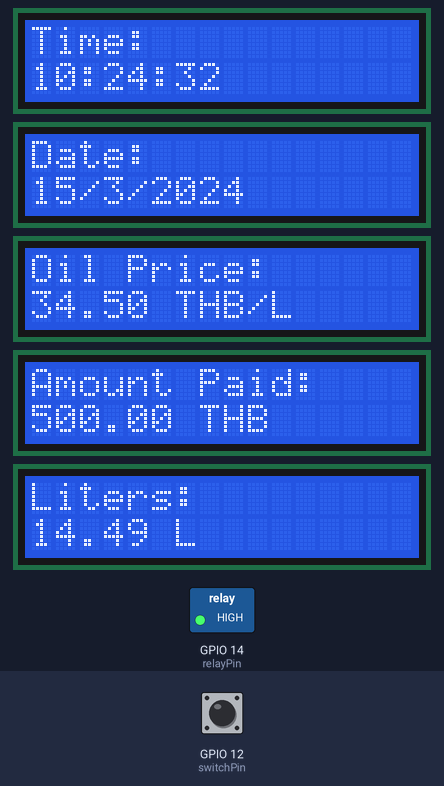
This sketch was run on a simulated ESP32. Parts: 5 × 16×2 character LCD, switched loads named in the sketch (green lamp = pin HIGH). The test bench sets the inputs (shaded band); at power-on: GPIO 12 (switchPin) HIGH. WiFi joins after 1.5 s; servers stay silent unless stated; network time is answered at once with the bench clock; the local clock reads 2024-03-15 10:24:30 at power-on unless the sketch sets it; what the sketch prints to the serial monitor is not drawn.

Above: at 3.5 s.
3.6 s: GPIO 12 (switchPin) pulled LOW for 1.35 s
At 3.6 s:
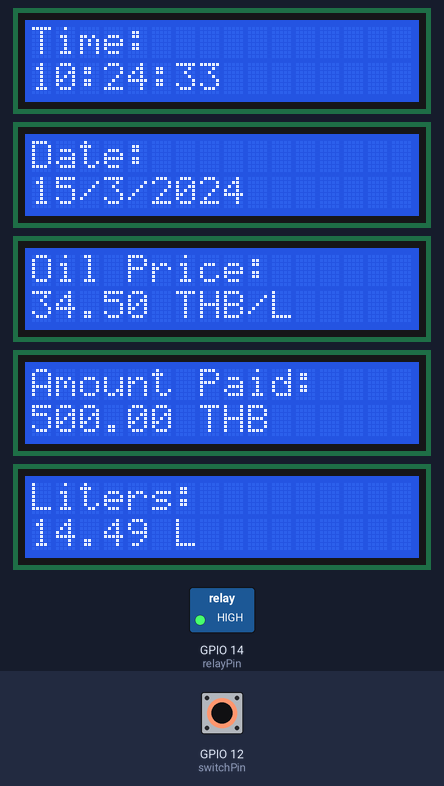
At 5.4 s:
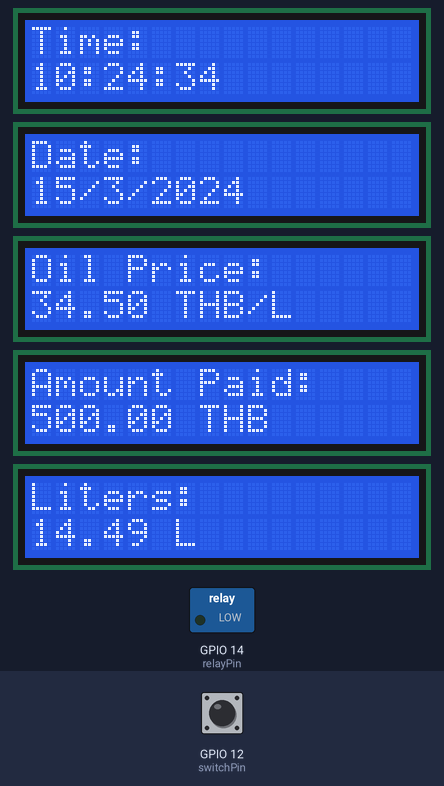
Timing chart, 0 to 7.2 s (numbered marks = the images above; inputs shaded):
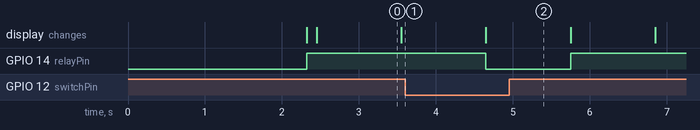

The sketch:

oiltesting.ino
```cpp
#include <Wire.h>
#include <LiquidCrystal_I2C.h>
#include <WiFi.h>
#include <NTPClient.h>
#include <WiFiUdp.h>

// ข้อมูล WiFi ของคุณ
const char* ssid = "Your_SSID";
const char* password = "Your_PASSWORD";

// ตั้งค่า LCD I2C (แต่ละจอต้องใช้ Address ที่แตกต่างกัน)
LiquidCrystal_I2C lcd1(0x27, 16, 2); // หน้าจอ 1 แสดงเวลา
LiquidCrystal_I2C lcd2(0x26, 16, 2); // หน้าจอ 2 แสดงวันที่
LiquidCrystal_I2C lcd3(0x25, 16, 2); // หน้าจอ 3 แสดงราคาน้ำมัน
LiquidCrystal_I2C lcd4(0x24, 16, 2); // หน้าจอ 4 แสดงจำนวนเงินที่จ่าย
LiquidCrystal_I2C lcd5(0x23, 16, 2); // หน้าจอ 5 แสดงจำนวนลิตรที่ได้

// NTP Client ตั้งค่าโซนเวลา (Bangkok)
WiFiUDP ntpUDP;
NTPClient timeClient(ntpUDP, "pool.ntp.org", 7 * 3600);  // Bangkok time (UTC +7)

// ข้อมูลราคาน้ำมัน, จำนวนเงิน, จำนวนลิตร
float oilPrice = 34.50;  // ราคาน้ำมัน (ตัวอย่าง)
float totalAmount = 500.00;  // จำนวนเงินที่จ่าย (ตัวอย่าง)
float totalLiters = totalAmount / oilPrice;  // จำนวนลิตร

// กำหนดพินสำหรับ relay และ switch
const int relayPin = 14; // ใช้ GPIO14 (D5) ควบคุม relay
const int switchPin = 12; // ใช้ GPIO12 (D6) เป็น input จาก switch

void setup() {
  // เริ่มต้น Serial Monitor
  Serial.begin(115200);

  // เชื่อมต่อ WiFi
  WiFi.begin(ssid, password);
  while (WiFi.status() != WL_CONNECTED) {
    delay(1000);
    Serial.println("Connecting to WiFi...");
  }
  Serial.println("Connected to WiFi");

  // เริ่มต้น NTP Client
  timeClient.begin();

  // เริ่มต้นจอ LCD แต่ละจอ
  lcd1.init();
  lcd1.backlight();
  lcd2.init();
  lcd2.backlight();
  lcd3.init();
  lcd3.backlight();
  lcd4.init();
  lcd4.backlight();
  lcd5.init();
  lcd5.backlight();

  // ตั้งค่าพิน relay ให้เป็น OUTPUT และ switch เป็น INPUT
  pinMode(relayPin, OUTPUT);
  pinMode(switchPin, INPUT_PULLUP); // ใช้ PULLUP เพื่อตรวจจับสัญญาณ switch

  // ปิด relay ก่อนเริ่มต้น
  digitalWrite(relayPin, HIGH); // relay ใช้ logic low ในการเปิด
}

void loop() {
  // อัปเดตเวลา NTP
  timeClient.update();

  // ดึงข้อมูลเวลาและวันที่
  String formattedTime = timeClient.getFormattedTime();
  unsigned long epochTime = timeClient.getEpochTime();
  struct tm *ptm = gmtime((time_t *)&epochTime);
  int day = ptm->tm_mday;
  int month = ptm->tm_mon + 1;
  int year = ptm->tm_year + 1900;

  // หน้าจอที่ 1: แสดงเวลา
  lcd1.clear();
  lcd1.setCursor(0, 0);
  lcd1.print("Time:");
  lcd1.setCursor(0, 1);
  lcd1.print(formattedTime);

  // หน้าจอที่ 2: แสดงวันที่
  lcd2.clear();
  lcd2.setCursor(0, 0);
  lcd2.print("Date:");
  lcd2.setCursor(0, 1);
  lcd2.print(day);
  lcd2.print("/");
  lcd2.print(month);
  lcd2.print("/");
  lcd2.print(year);

  // หน้าจอที่ 3: แสดงราคาน้ำมัน
  lcd3.clear();
  lcd3.setCursor(0, 0);
  lcd3.print("Oil Price:");
  lcd3.setCursor(0, 1);
  lcd3.print(oilPrice);
  lcd3.print(" THB/L");

  // หน้าจอที่ 4: แสดงจำนวนเงินที่จ่าย
  lcd4.clear();
  lcd4.setCursor(0, 0);
  lcd4.print("Amount Paid:");
  lcd4.setCursor(0, 1);
  lcd4.print(totalAmount);
  lcd4.print(" THB");

  // หน้าจอที่ 5: แสดงจำนวนลิตรที่ได้
  lcd5.clear();
  lcd5.setCursor(0, 0);
  lcd5.print("Liters:");
  lcd5.setCursor(0, 1);
  lcd5.print(totalLiters);
  lcd5.print(" L");

  // อ่านค่าจาก switch
  int switchState = digitalRead(switchPin);

  // ตรวจสอบการสั่งงานจาก switch
  if (switchState == LOW) { // เมื่อ switch กด (LOW) จะเปิด relay
    Serial.println("Switch pressed - Pump ON");
    digitalWrite(relayPin, LOW); // เปิด relay (จ่ายน้ำมัน)
  } else {
    Serial.println("Switch not pressed - Pump OFF");
    digitalWrite(relayPin, HIGH); // ปิด relay (หยุดจ่ายน้ำมัน)
  }

  // หน่วงเวลาเล็กน้อยเพื่อลดการสลับสถานะเร็วเกินไป
  delay(1000);
}
```

Measured:
- after the input at 3.6 s, GPIO 14 (relayPin): HIGH → LOW after 1.0 s, → HIGH 1.1 s later
- what the display in image 0 shows lasts 1.1 s, from 2.5 s to 3.6 s
